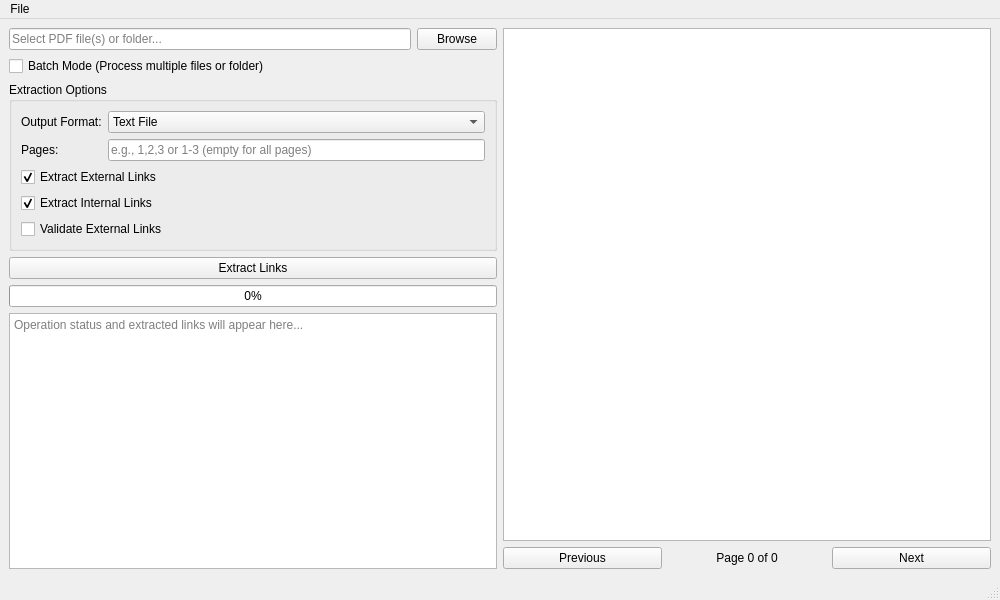
<?xml version='1.0' encoding='utf-8'?>
<ui version="4.0">
 <class>MainWindow</class>
 <widget class="QMainWindow" name="MainWindow">
  <property name="geometry">
   <rect>
    <x>0</x>
    <y>0</y>
    <width>1000</width>
    <height>600</height>
   </rect>
  </property>
  <property name="windowTitle">
   <string>PDF Link Extractor</string>
  </property>
  <widget class="QWidget" name="centralwidget">
   <layout class="QHBoxLayout" name="horizontalLayout_3">
    <item>
     <layout class="QVBoxLayout" name="leftLayout">
      <item>
       <layout class="QHBoxLayout" name="horizontalLayout">
        <item>
         <widget class="QLineEdit" name="inputFileEdit">
          <property name="placeholderText">
           <string>Select PDF file(s) or folder...</string>
          </property>
          <property name="readOnly">
           <bool>true</bool>
          </property>
          <property name="rfuLocale_setPlaceholderText" stdset="0">
           <string notr="true">Legacy.s2e86ed1a9aa2a773</string>
          </property>
         </widget>
        </item>
        <item>
         <widget class="QPushButton" name="browseButton">
          <property name="text">
           <string>Browse</string>
          </property>
          <property name="rfuLocale_setText" stdset="0">
           <string notr="true">Legacy.s3227aa9666253f7a</string>
          </property>
         </widget>
        </item>
       </layout>
      </item>
      <item>
       <widget class="QCheckBox" name="batchModeCheckbox">
        <property name="text">
         <string>Batch Mode (Process multiple files or folder)</string>
        </property>
        <property name="rfuLocale_setText" stdset="0">
         <string notr="true">Legacy.s86e5aa6c133a6e6f</string>
        </property>
       </widget>
      </item>
      <item>
       <widget class="QGroupBox" name="extractionOptionsGroup">
        <property name="title">
         <string>Extraction Options</string>
        </property>
        <layout class="QVBoxLayout" name="verticalLayout">
         <item>
          <layout class="QFormLayout" name="formLayout">
           <item row="0" column="0">
            <widget class="QLabel" name="outputFormatLabel">
             <property name="text">
              <string>Output Format:</string>
             </property>
             <property name="rfuLocale_setText" stdset="0">
              <string notr="true">Legacy.s59293fa6840c103d</string>
             </property>
            </widget>
           </item>
           <item row="0" column="1">
            <widget class="QComboBox" name="outputFormatCombo">
             <item>
              <property name="text">
               <string>Text File</string>
              </property>
             </item>
             <item>
              <property name="text">
               <string>CSV</string>
              </property>
             </item>
             <item>
              <property name="text">
               <string>JSON</string>
              </property>
             </item>
            </widget>
           </item>
           <item row="1" column="0">
            <widget class="QLabel" name="pagesLabel">
             <property name="text">
              <string>Pages:</string>
             </property>
             <property name="rfuLocale_setText" stdset="0">
              <string notr="true">Legacy.s0f36bbc96bf26dbb</string>
             </property>
            </widget>
           </item>
           <item row="1" column="1">
            <widget class="QLineEdit" name="pagesEdit">
             <property name="placeholderText">
              <string>e.g., 1,2,3 or 1-3 (empty for all pages)</string>
             </property>
             <property name="rfuLocale_setPlaceholderText" stdset="0">
              <string notr="true">Legacy.s72345efd824685bc</string>
             </property>
            </widget>
           </item>
          </layout>
         </item>
         <item>
          <widget class="QCheckBox" name="externalLinksCheck">
           <property name="text">
            <string>Extract External Links</string>
           </property>
           <property name="checked">
            <bool>true</bool>
           </property>
           <property name="rfuLocale_setText" stdset="0">
            <string notr="true">Legacy.saec56130e8f928cd</string>
           </property>
          </widget>
         </item>
         <item>
          <widget class="QCheckBox" name="internalLinksCheck">
           <property name="text">
            <string>Extract Internal Links</string>
           </property>
           <property name="checked">
            <bool>true</bool>
           </property>
           <property name="rfuLocale_setText" stdset="0">
            <string notr="true">Legacy.s298a01a26484d956</string>
           </property>
          </widget>
         </item>
         <item>
          <widget class="QCheckBox" name="validateLinksCheck">
           <property name="text">
            <string>Validate External Links</string>
           </property>
           <property name="rfuLocale_setText" stdset="0">
            <string notr="true">Legacy.sf5d4283470b9a5f2</string>
           </property>
          </widget>
         </item>
        </layout>
        <property name="rfuLocale_setTitle" stdset="0">
         <string notr="true">Legacy.s58426c87d69b9dc1</string>
        </property>
       </widget>
      </item>
      <item>
       <widget class="QPushButton" name="extractButton">
        <property name="text">
         <string>Extract Links</string>
        </property>
        <property name="rfuLocale_setText" stdset="0">
         <string notr="true">Legacy.s02bbd8b6de889b96</string>
        </property>
       </widget>
      </item>
      <item>
       <widget class="QProgressBar" name="progressBar">
        <property name="value">
         <number>0</number>
        </property>
       </widget>
      </item>
      <item>
       <widget class="QTextEdit" name="outputText">
        <property name="readOnly">
         <bool>true</bool>
        </property>
        <property name="placeholderText">
         <string>Operation status and extracted links will appear here...</string>
        </property>
        <property name="rfuLocale_setPlaceholderText" stdset="0">
         <string notr="true">Legacy.s2ff1d43fa01cd593</string>
        </property>
       </widget>
      </item>
     </layout>
    </item>
    <item>
     <layout class="QVBoxLayout" name="rightLayout">
      <item>
       <widget class="QGraphicsView" name="previewView">
        <property name="sizePolicy">
         <sizepolicy hsizetype="Expanding" vsizetype="Expanding">
          <horstretch>1</horstretch>
          <verstretch>0</verstretch>
         </sizepolicy>
        </property>
       </widget>
      </item>
      <item>
       <layout class="QHBoxLayout" name="navigationLayout">
        <item>
         <widget class="QPushButton" name="prevButton">
          <property name="text">
           <string>Previous</string>
          </property>
          <property name="rfuLocale_setText" stdset="0">
           <string notr="true">Legacy.sa57b08a480b822a0</string>
          </property>
         </widget>
        </item>
        <item>
         <widget class="QLabel" name="pageLabel">
          <property name="text">
           <string>Page 0 of 0</string>
          </property>
          <property name="alignment">
           <set>Qt::AlignCenter</set>
          </property>
          <property name="rfuLocale_setText" stdset="0">
           <string notr="true">Legacy.s3471f557170a112d</string>
          </property>
         </widget>
        </item>
        <item>
         <widget class="QPushButton" name="nextButton">
          <property name="text">
           <string>Next</string>
          </property>
          <property name="rfuLocale_setText" stdset="0">
           <string notr="true">Legacy.s1ff57a29d7c9d11b</string>
          </property>
         </widget>
        </item>
       </layout>
      </item>
     </layout>
    </item>
   </layout>
  </widget>
  <widget class="QMenuBar" name="menubar">
   <property name="geometry">
    <rect>
     <x>0</x>
     <y>0</y>
     <width>1000</width>
     <height>27</height>
    </rect>
   </property>
   <widget class="QMenu" name="menuFile">
    <property name="title">
     <string>File</string>
    </property>
    <addaction name="actionExit" />
    <property name="rfuLocale_setTitle" stdset="0">
     <string notr="true">Legacy.s50009ce1da4d15e1</string>
    </property>
   </widget>
   <addaction name="menuFile" />
  </widget>
  <widget class="QStatusBar" name="statusbar" />
  <action name="actionExit">
   <property name="text">
    <string>Exit</string>
   </property>
   <property name="shortcut">
    <string>Ctrl+Q</string>
   </property>
   <property name="rfuLocale_setText" stdset="0">
    <string notr="true">Legacy.sd17d84a604994b72</string>
   </property>
  </action>
  <property name="rfuLocale_setWindowTitle" stdset="0">
   <string notr="true">Legacy.sc6b5f40039ca803c</string>
  </property>
 </widget>
 <resources />
 <connections />
</ui>
